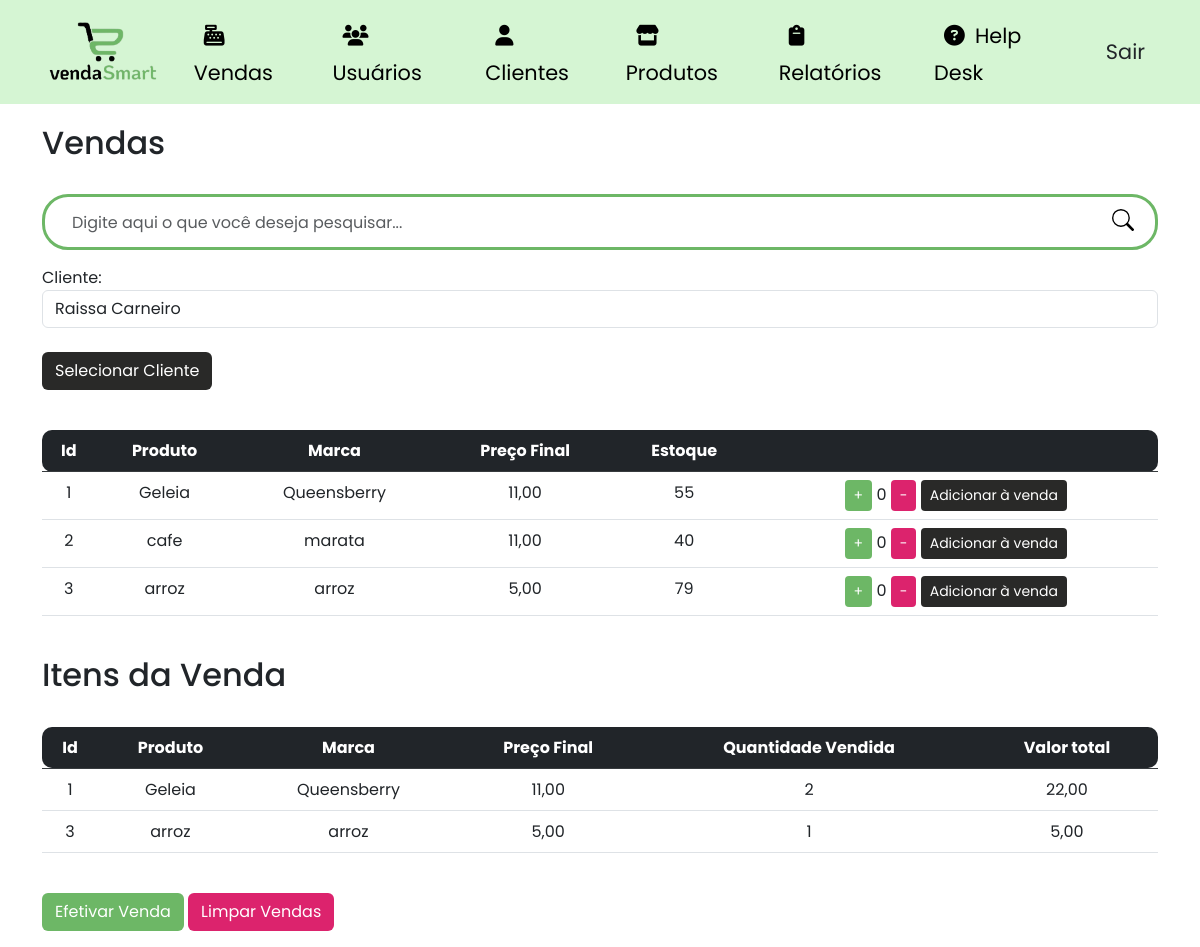
Page /vendas (signed in) on the committed database.
### site_atividade/models/__init__.py (models this page shows, shortened)
class Produtos(database.Model):
    id_produtos = database.Column(database.Integer, primary_key=True)
    produto = database.Column(database.String, nullable=False)
    marca = database.Column(database.String, nullable=False)
    preco_aquisicao = database.Column(database.Float, nullable=False)
    preco = database.Column(database.Float, nullable=False)
    estoque = database.Column(database.Integer, nullable=False)
    margem_lucro = database.Column(database.Float, nullable=True)
    categoria_fk = database.Column(database.Integer, database.ForeignKey('categoria.id_categoria'), nullable=False)
    itens_venda = database.relationship('ItemVenda', backref='produto')

class ItemVenda(database.Model):
    id_item_venda = database.Column(database.Integer, primary_key=True)
    produto_id = database.Column(database.Integer, database.ForeignKey('produtos.id_produtos'), nullable=False)
    venda_id = database.Column(database.Integer, database.ForeignKey('venda.id_venda'), nullable=False)
    quantidade = database.Column(database.Integer, nullable=False)
    valor_unitario = database.Column(database.Float, nullable=False)
    total = database.Column(database.Float, nullable=False)

### site_atividade/routers/__init__.py (the view)
@app.route("/vendas", methods=['GET', 'POST'])
@login_required
def vendas():
    search_query = request.args.get('search', '')
    clientes = Cliente.query.all()
    produtos = Produtos.query.filter(Produtos.produto.ilike(f'%{search_query}%')).all()
    vendas = Venda.query.all()
    if request.method == 'POST' and 'LimparVendas' in request.form:
        ItemVenda.query.delete()
        database.session.commit()
        return redirect(url_for('vendas'))
    return render_template('vendas.html', clientes=clientes, produtos=produtos, vendas=vendas, search_query=search_query)

### site_atividade/models/__init__.py (called while the page is built)
@login_manager.user_loader
def load_usuario(id_usuario):
    return Usuario.query.get(int(id_usuario))

### site_atividade/templates/vendas.html (shortened to what this page needs)
{% extends 'base.html' %}
{% block body %}
    <div class="container theme-showcase" role="main">
        <br>
        <div class="page-header">
            <h2 class="box-title col-md-12">Vendas</h2>
        </div>
        <br>
        <div class="search-box">
            <form class="form-search" action="{{ url_for('vendas') }}" method="GET">
                <div class="input-group form-group-search">
                    <input type="text" class="form-control form-control-search" placeholder="Digite aqui o que você deseja pesquisar..." id="search-input" name="search">
                    <span class="input-group-btn">
                        <button class="btn-search" type="submit">
                        </button>
                    </span>
                </div>
            </form>
        </div>
        <div class="form-group">
            <form method="post" action="{{ url_for('adicionar_venda') }}" class="form-inline">
                <label for="cliente_id">Cliente:</label>
                <select name="cliente_id" id="cliente_id" class="form-control">
                    {% for cliente in clientes %}
                    <option value="{{ cliente.id_cliente }}">{{ cliente.nome }}</option>
                    {% endfor %}
                </select>
                <br>
                <button type="submit" class="btn btn-color3 btn-selecionar-cliente">Selecionar Cliente</button>
            </form>
        </div>
        <br>
        <div class="list-product-vendas">
            <table class="table table-hover scrollable-table">
                <thead class="table-dark">
                    <tr>
                        <th class="text-center table-rounded-start">Id</th>
                        <th class="text-center">Produto</th>
                        <th class="text-center">Marca</th>
                        <th class="text-center">Preço Final</th>
                        <th class="text-center">Estoque</th>
                        <th class="text-center table-rounded-end"> </th>
                    </tr>
                </thead>
                <tbody>
                    {% for produto in produtos %}
                    <tr>
                        <td class="text-center">{{ produto.id_produtos }}</td>
                        <td class="text-center">{{ produto.produto }}</td>
                        <td class="text-center">{{ produto.marca }}</td>
                        <td class="text-center">{{ "{:.2f}".format(produto.preco).replace('.', ',') }}</td>
                        <td class="text-center estoque">{{ produto.estoque }}</td>
                        <td class="text-center">
                            <button class="btn btn-sm btn-color1 text-white btn-add-quantity" data-produto-id="{{ produto.id_produtos }}">+</button>
                            <span class="quantidade">0</span>
                            <button class="btn btn-sm btn-color2 text-white btn-remove-quantity" data-produto-id="{{ produto.id_produtos }}">-</button>
                            <button class="btn btn-sm btn-color3 btn-add-venda" data-produto-id="{{ produto.id_produtos }}">Adicionar à venda</button>
                        </td>
                    </tr>
                    {% endfor %}
                </tbody>
            </table>
        </div>
        <br>
        <div class="page-header">
            <h2 class="box-title col-md-12">Itens da Venda</h2>
        </div>
        <br>
        <table class="table table-hover table-vendas">
            <thead class="table-dark">
                <tr>
                    <th class="text-center table-rounded-start">Id</th>
                    <th class="text-center">Produto</th>
                    <th class="text-center">Marca</th>
                    <th class="text-center">Preço Final</th>
                    <th class="text-center">Quantidade Vendida</th>
                    <th class="text-center table-rounded-end">Valor total</th>
                </tr>
            </thead>
            <tbody>
                {% for venda in vendas %}
                    {% for item_venda in venda.itens_venda %}
                        <tr>
                            <td class="text-center">{{ item_venda.produto.id_produtos }}</td>
                            <td class="text-center">{{ item_venda.produto.produto }}</td>
                            <td class="text-center">{{ item_venda.produto.marca }}</td>
                            <td class="text-center">{{ "{:.2f}".format(item_venda.produto.preco).replace('.', ',') }}</td>
                            <td class="text-center">{{ item_venda.quantidade }}</td>
                            <td class="text-center">{{ "{:.2f}".format(item_venda.total).replace('.', ',') }}</td>
                        </tr>
                    {% endfor %}
                {% endfor %}
            </tbody>
        </table>
        <br>
        <div class="form-group">
            <form method="post" action="{{ url_for('pagamento') }}" class="d-inline-block">
                <button type="submit" class="btn btn-color1 text-white">Efetivar Venda</button>
            </form>
            <form method="post" action="{{ url_for('vendas') }}" class="d-inline-block">
                <button type="submit" class="btn btn-color2 text-white">Limpar Vendas</button>
            </form>
        </div>
    </div>
{% endblock %}

### site_atividade/static/css/product.css (style rules this page uses)
.scrollable-table { overflow-y: auto; }
.form-search { grid-template-rows: 100vh; }
.form-group-search { border: 3px solid #6DB766; border-radius: 26px; padding: 5px 15px; }
.form-control-search { width: 350px; height: 40px; border : none; }
.btn-search { float: right; width: 34px; height: 36px; border: none; background: #fff; }
input[type="text"] { outline: none; box-shadow: none !important; }

### site_atividade/static/css/style.css (style rules this page uses)
body { padding-top: 100px; font-family: 'Poppins', sans-serif; }
.btn-color1 { background-color: #6DB766; transition: .5s; }
.btn-color2 { background-color: #DC236D; transition: .5s; }
.btn-color3 { background-color: #292928; transition: .5s; color: #fff; }
.table-rounded-start { border-top-left-radius: 10px; border-bottom-left-radius: 10px; }
.table-rounded-end { border-top-right-radius: 10px; border-bottom-right-radius: 10px; }

### site_atividade/static/css/vendas.css (style rules this page uses)
.list-product-vendas { max-height: 250px; overflow: auto; }
.scrollable-table { overflow-y: auto; }

### rows in the picture
Produtos: id_produtos "1", produto "Geleia", marca "Queensberry", preco "11,00", estoque "55"
Produtos: id_produtos "2", produto "cafe", marca "marata", preco "11,00", estoque "40"
Produtos: id_produtos "3", produto "arroz", marca "arroz", preco "5,00", estoque "79"
ItemVenda: produto.id_produtos "1", produto.produto "Geleia", produto.marca "Queensberry", quantidade "2", total "22,00"
ItemVenda: produto.id_produtos "3", produto.produto "arroz", produto.marca "arroz", quantidade "1", total "5,00"

### other values in the picture
form field cliente_id "Raissa Carneiro"
